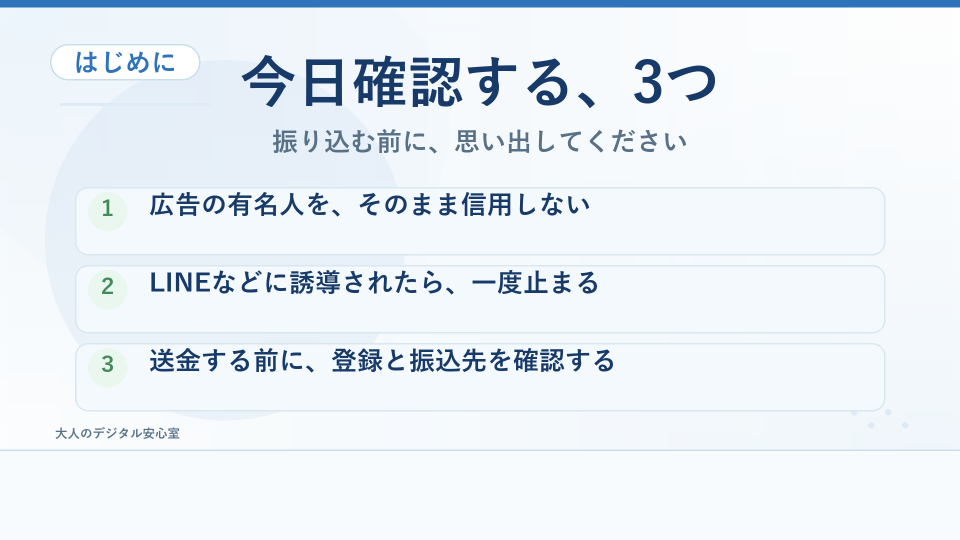
#> input picture episodes/008_investment_scam/work/rendered_final_scenes/scene_003.png, 1920 x 1080 px, found by its file name (shown at 1/2 size)
$ python diag_rows.py
#> lines starting #> are read from the running program, lines starting #| are printed output that depends on the picture; after the words box and inside, x2 and y2 are one past the last pixel; in counts of white or black regions, pixels touching at a corner belong together
# -*- coding: utf-8 -*-
import sys
sys.stdout.reconfigure(encoding='utf-8')
import numpy as np
from PIL import Image
p = r'C:/Codex/260829_youtube-anshin/episodes/008_investment_scam/work/rendered_final_scenes/scene_003.png'
a = np.asarray(Image.open(p).convert('RGB'))[:900]
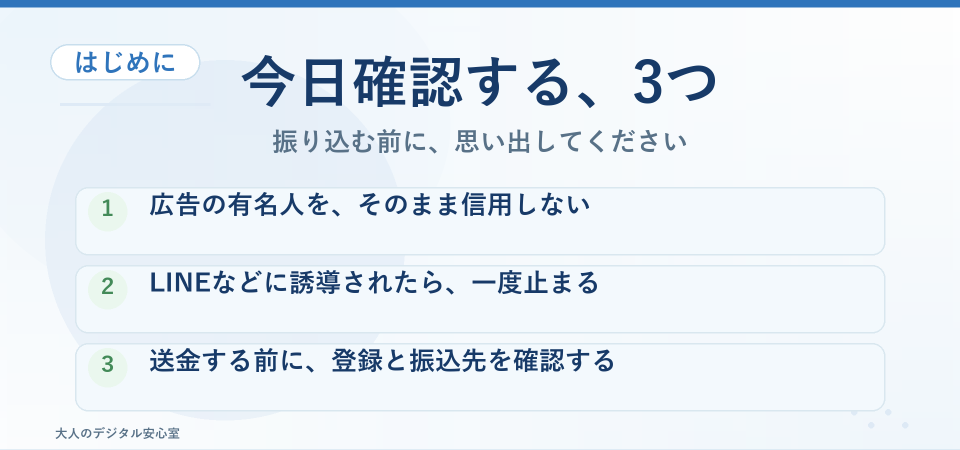
#> a: shape (900, 1920, 3) (shown at 1/2 size); mean R, G, B 229, 236.9, 243.8
dark = (a[:,:,0]<105)&(a[:,:,1]<155)&(a[:,:,2]<215)
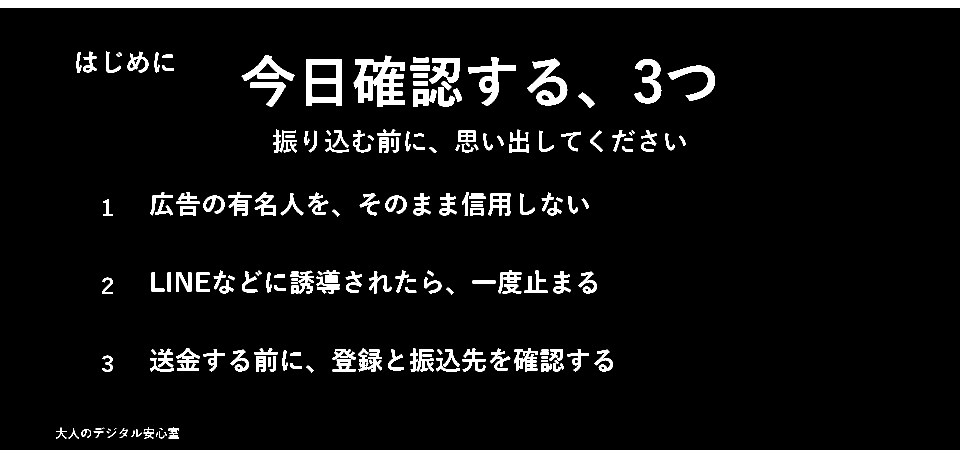
#> dark: shape (900, 1920) bool (shown at 1/2 size); 6.3% white; 201 white regions (9 under 20 px), largest, box (x1, y1, x2, y2) and area: (0, 0, 1920, 15) 28800, (707, 111, 810, 214) 5531, (612, 119, 684, 212) 3778
rowc = dark.sum(axis=1)
#> rowc = 900 values, max 1920 at index 0, min 0 at index 15, mean 120.6
# 8本以上の行を範囲表示
ys = np.where(rowc >= 8)[0]
#> ys = 337 values from 0 to 876
groups = []
if len(ys):
    s = ys[0]; prev = ys[0]
#> after `s = ys[0]`: s = 0
#> after `prev = ys[0]`: prev = 0
    for y in ys[1:]:
        if y - prev > 3:
            groups.append((int(s), int(prev)))
            s = y
        prev = y
#> this loop made 336 passes
#> (s, prev) on pass 15: (104, 104)
#> s on passes 125, 172, 220, 268, 316: 259, 384, 540, 696, 856
#> after the loop, groups = [(0, 14), (104, 213), (259, 305), (384, 431), (540, 587), (696, 743)]
    groups.append((int(s), int(prev)))
print('groups(y):', groups[:25])
#| groups(y): [(0, 14), (104, 213), (259, 305), (384, 431), (540, 587), (696, 743), (856, 876)]
# 特定行の暗ピクセルのx位置
for y in (60, 200, 450, 700, 850):
    xs = np.where(dark[y])[0]
    print('y=', y, 'count=', len(xs), 'xrange=', (int(xs.min()), int(xs.max())) if len(xs) else None)
#> this loop made 5 passes
#| y= 60 count= 0 xrange= None
#| y= 200 count= 366 xrange= (539, 1386)
#| y= 450 count= 0 xrange= None
#| y= 700 count= 257 xrange= (302, 1215)
#| y= 850 count= 0 xrange= None
# 中央部のサンプル色
for (x, y) in ((300, 500), (900, 500), (1500, 800), (500, 800), (960, 450)):
    print('px', x, y, a[y, x])

$ run again, with episodes/008_investment_scam/work/rendered_final_scenes/scene_002.png copied over episodes/008_investment_scam/work/rendered_final_scenes/scene_003.png
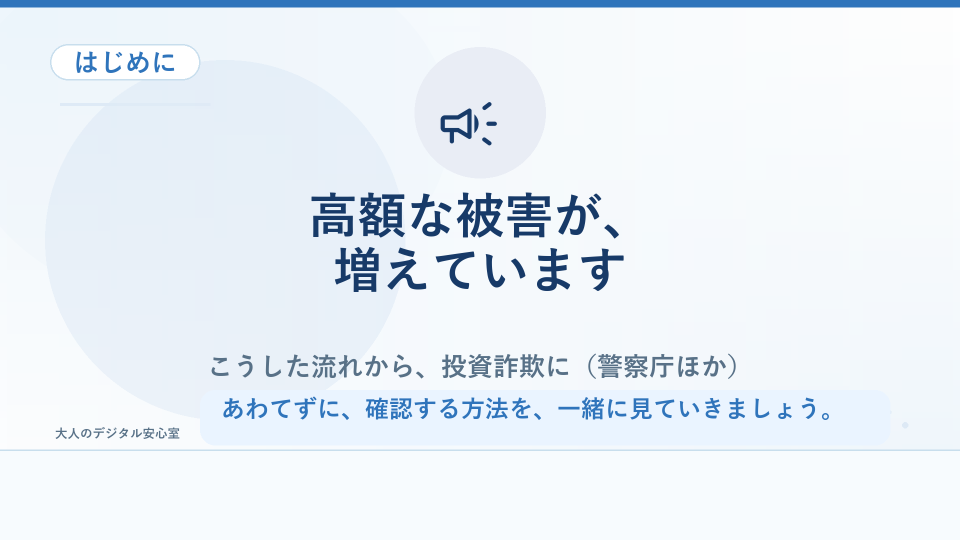
#> input picture episodes/008_investment_scam/work/rendered_final_scenes/scene_002.png, 1920 x 1080 px, found by its file name (shown at 1/2 size)
#> `a = np.asarray(Image.open(p).convert('RGB'))[:900]`:
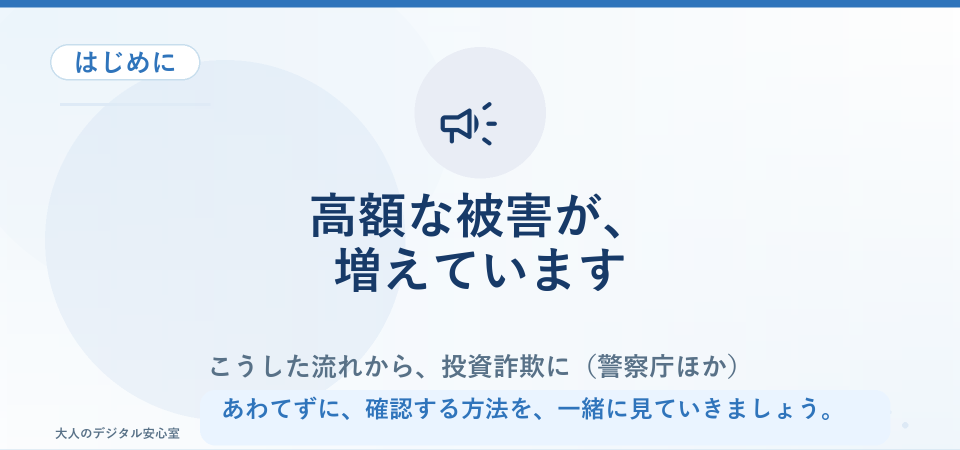
#> a: shape (900, 1920, 3) (shown at 1/2 size); mean R, G, B 229.4, 237.4, 245.3
#> `dark = (a[:,:,0]<105)&(a[:,:,1]<155)&(a[:,:,2]<215)`:
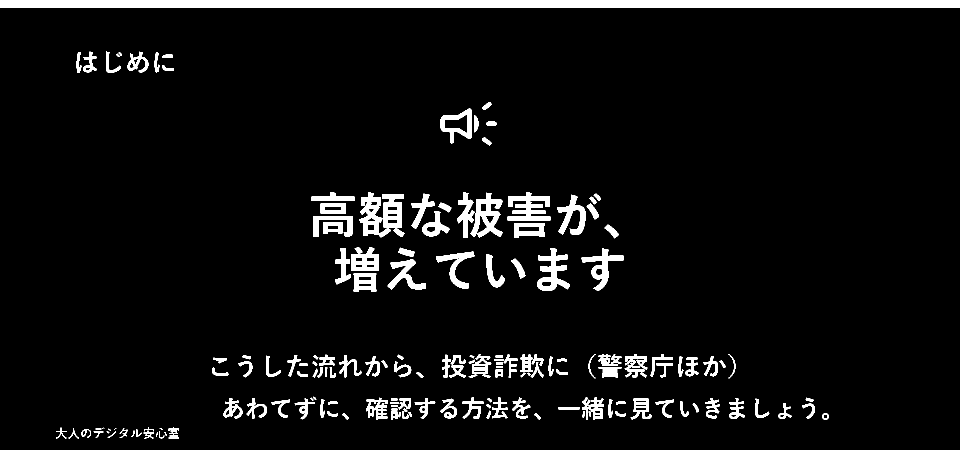
#> dark: shape (900, 1920) bool (shown at 1/2 size); 5.5% white; 175 white regions (9 under 20 px), largest, box (x1, y1, x2, y2) and area: (0, 0, 1920, 15) 28800, (941, 385, 1006, 475) 2758, (1074, 496, 1140, 582) 2553
#> rowc = 900 values, max 1920 at index 0, min 0 at index 15, mean 106.3
#> ys = 429 values from 0 to 876
#> `s = ys[0]`: s = 0
#> the loop `for y in ys[1:]:` made 428 passes
#> (y, s, prev) on passes 15, 57: (104, 104, 104), (207, 207, 207)
#> after the loop `for y in ys[1:]:`: groups = [(0, 14), (104, 145), (207, 287), (385, 474), (495, 583), (709, 755), (795, 838)]
#| groups(y): [(0, 14), (104, 145), (207, 287), (385, 474), (495, 583), (709, 755), (795, 838), (856, 876)]
#> the loop `for y in (60, 200, 450, 700, 850):` made 5 passes
#| y= 60 count= 0 xrange= None
#| y= 200 count= 0 xrange= None
#| y= 450 count= 289 xrange= (627, 1218)
#| y= 700 count= 0 xrange= None
#| y= 850 count= 0 xrange= None
#> the loop `for (x, y) in ((300, 500), (900, 500), (1500, 800), (500, 800), (960, ..` made 5 passes
#| px 300 500 [232 240 248]
#| px 900 500 [245 250 253]
#| px 1500 800 [234 244 255]
#| px 500 800 [234 244 255]
#| px 960 450 [245 249 252]

$ run again, with episodes/008_investment_scam/work/rendered_final_scenes/scene_004.png copied over episodes/008_investment_scam/work/rendered_final_scenes/scene_003.png
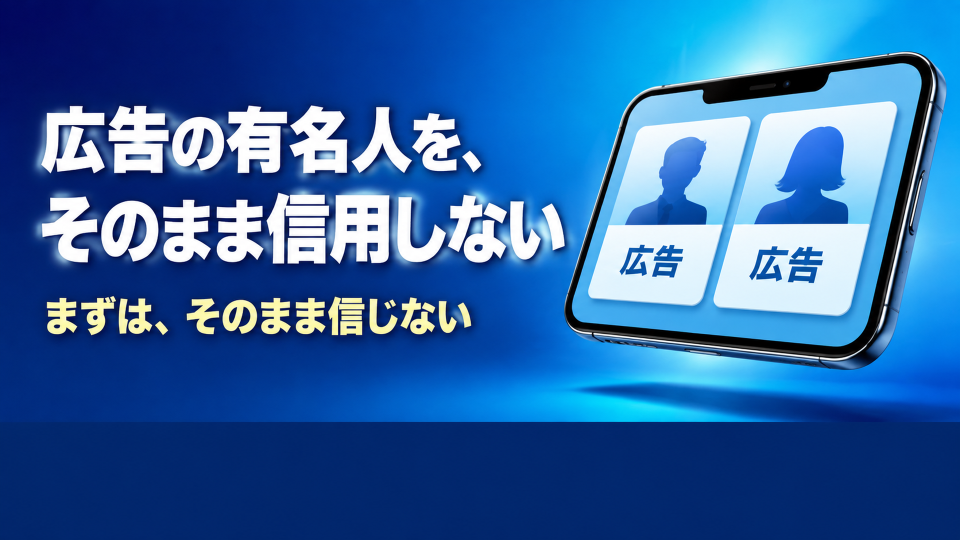
#> input picture episodes/008_investment_scam/work/rendered_final_scenes/scene_004.png, 1920 x 1080 px, found by its file name (shown at 1/2 size)
#> `a = np.asarray(Image.open(p).convert('RGB'))[:900]`:
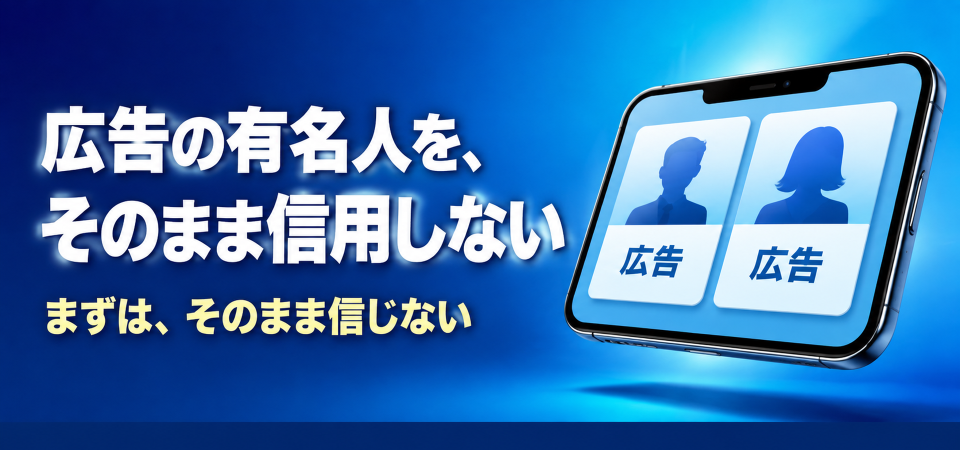
#> a: shape (900, 1920, 3) (shown at 1/2 size); mean R, G, B 56.5, 114.7, 177.5
#> `dark = (a[:,:,0]<105)&(a[:,:,1]<155)&(a[:,:,2]<215)`:
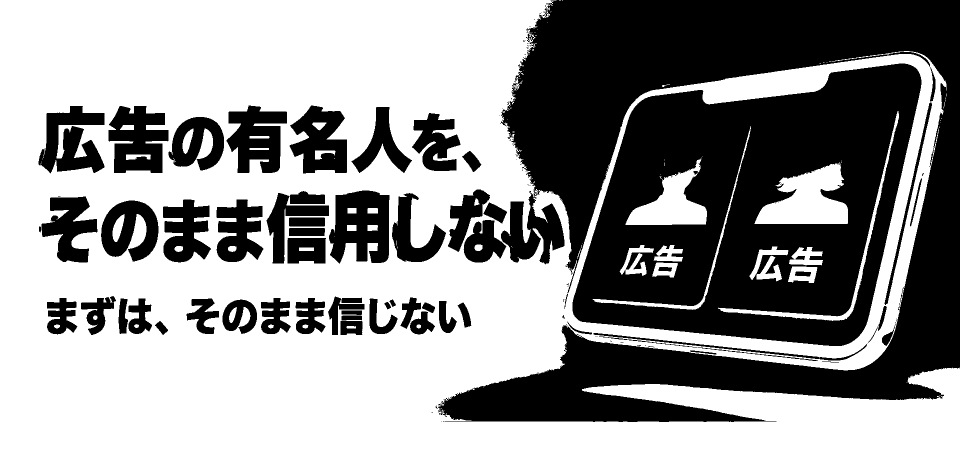
#> dark: shape (900, 1920) bool (shown at 1/2 size); 56.9% white; 129 black regions (66 under 20 px), largest, box (x1, y1, x2, y2) and area: (875, 0, 1920, 844) 321844, (1145, 127, 1843, 692) 247732, (658, 381, 779, 527) 13006
#> rowc = 900 values, max 1920 at index 844, min 417 at index 462, mean 1092.3
#> ys = 900 values from 0 to 899
#> s = 0
#> after the loop `for y in ys[1:]:`: groups = []
#| groups(y): [(0, 899)]
#> the loop `for y in (60, 200, 450, 700, 850):` made 5 passes
#| y= 60 count= 1057 xrange= (0, 1059)
#| y= 200 count= 1161 xrange= (0, 1890)
#| y= 450 count= 485 xrange= (0, 1835)
#| y= 700 count= 1501 xrange= (0, 1769)
#| y= 850 count= 1920 xrange= (0, 1919)
#> the loop `for (x, y) in ((300, 500), (900, 500), (1500, 800), (500, 800), (960, ..` made 5 passes
#| px 300 500 [249 248 250]
#| px 900 500 [ 48  91 160]
#| px 1500 800 [  1  68 155]
#| px 500 800 [  1  58 150]
#| px 960 450 [131 186 225]

$ run again, with episodes/008_investment_scam/work/rendered_final_scenes/scene_007.png copied over episodes/008_investment_scam/work/rendered_final_scenes/scene_003.png
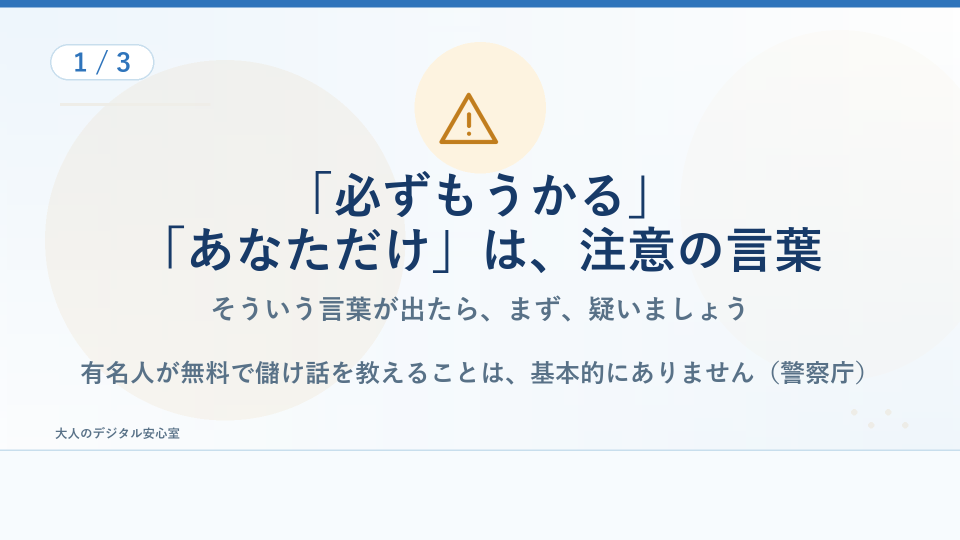
#> input picture episodes/008_investment_scam/work/rendered_final_scenes/scene_007.png, 1920 x 1080 px, found by its file name (shown at 1/2 size)
#> `a = np.asarray(Image.open(p).convert('RGB'))[:900]`:
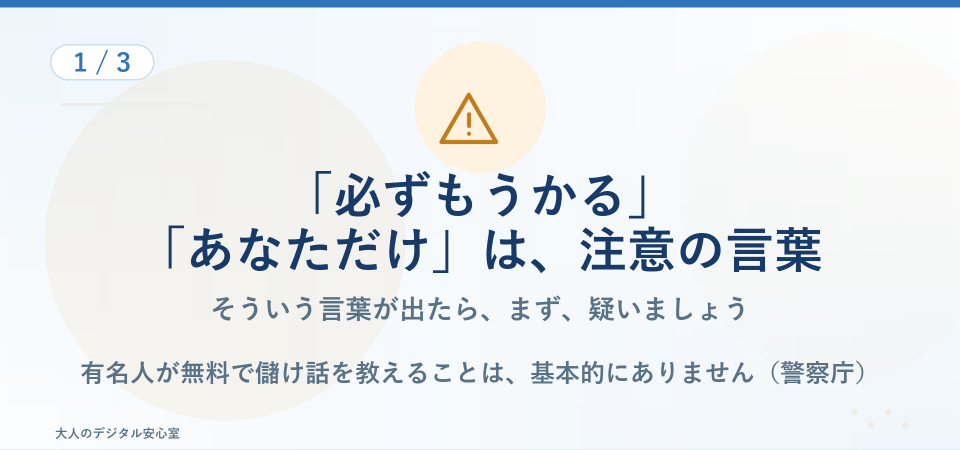
#> a: shape (900, 1920, 3) (shown at 1/2 size); mean R, G, B 231.9, 236.3, 239.2
#> `dark = (a[:,:,0]<105)&(a[:,:,1]<155)&(a[:,:,2]<215)`:
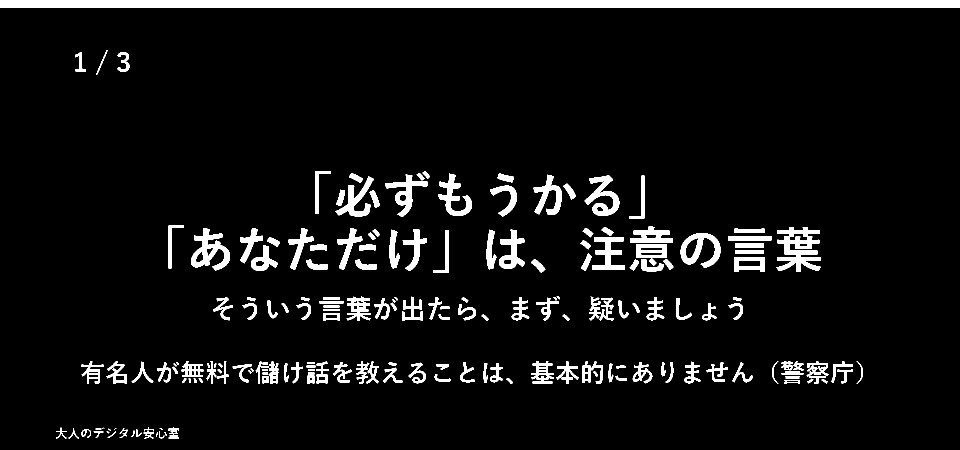
#> dark: shape (900, 1920) bool (shown at 1/2 size); 6.3% white; 193 white regions (9 under 20 px), largest, box (x1, y1, x2, y2) and area: (0, 0, 1920, 15) 28800, (1553, 454, 1642, 544) 4269, (382, 456, 460, 541) 2891
#> rowc = 900 values, max 1920 at index 0, min 0 at index 15, mean 121.7
#> ys = 361 values from 0 to 876
#> `s = ys[0]`: s = 0
#> the loop `for y in ys[1:]:` made 360 passes
#> (y, s, prev) on passes 15, 55: (104, 104, 104), (342, 342, 342)
#> after the loop `for y in ys[1:]:`: groups = [(0, 14), (104, 143), (342, 436), (451, 545), (593, 641), (722, 767)]
#| groups(y): [(0, 14), (104, 143), (342, 436), (451, 545), (593, 641), (722, 767), (856, 876)]
#> the loop `for y in (60, 200, 450, 700, 850):` made 5 passes
#| y= 60 count= 0 xrange= None
#| y= 200 count= 0 xrange= None
#| y= 450 count= 0 xrange= None
#| y= 700 count= 0 xrange= None
#| y= 850 count= 0 xrange= None
#> the loop `for (x, y) in ((300, 500), (900, 500), (1500, 800), (500, 800), (960, ..` made 5 passes
#| px 300 500 [243 242 238]
#| px 900 500 [245 250 253]
#| px 1500 800 [242 248 251]
#| px 500 800 [245 243 238]
#| px 960 450 [245 249 252]
